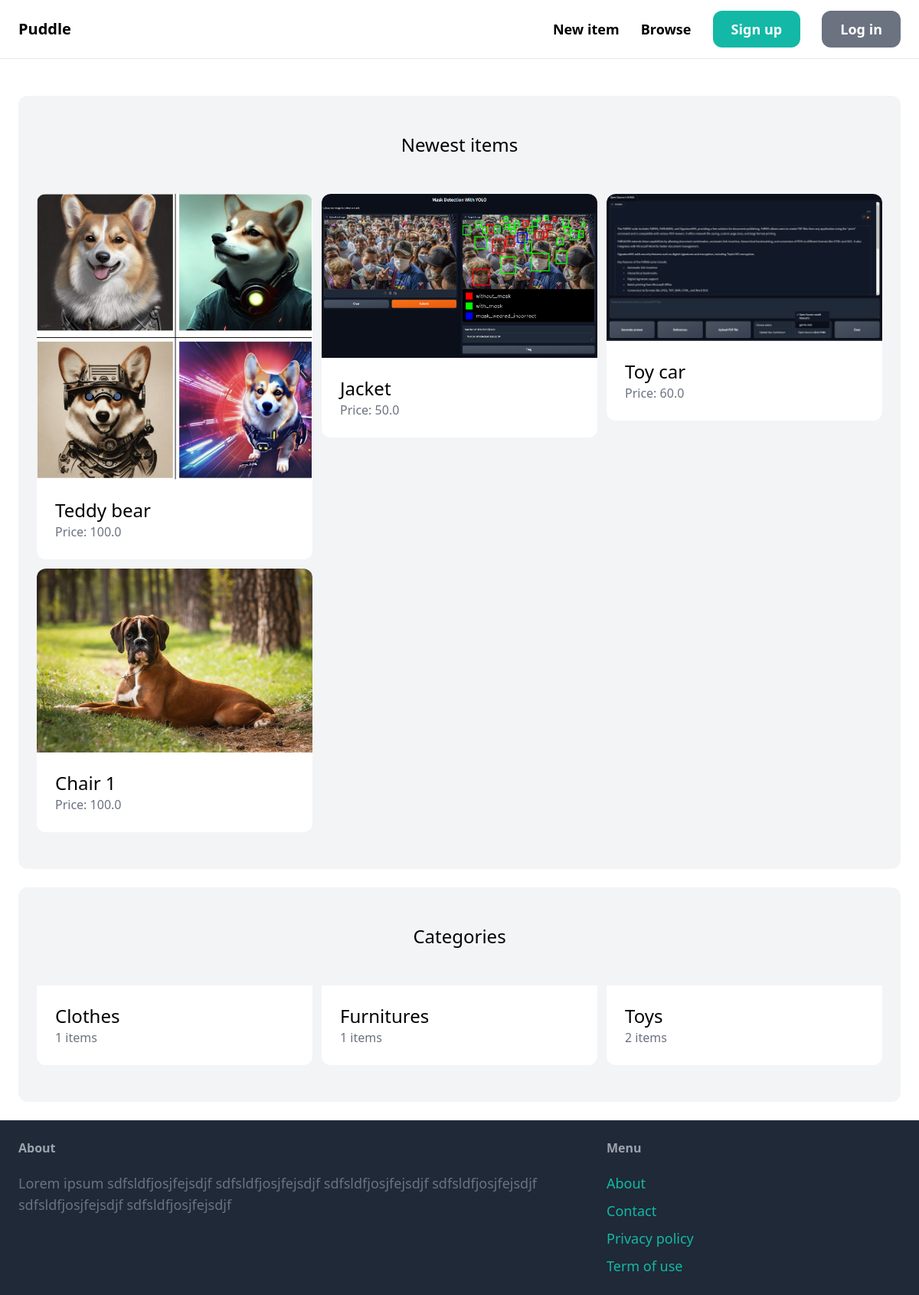
The page / on the database its author committed.
### item/models.py (models this page shows, shortened)
class Item(models.Model):
    category = models.ForeignKey(Category, related_name='items', on_delete=models.CASCADE)
    name = models.CharField(max_length=255)
    description = models.TextField(blank=True, null=True)
    price = models.FloatField()
    image = models.ImageField(upload_to='item_images', blank=True, null=True)
    is_sold = models.BooleanField(default=False)
    created_by = models.ForeignKey(User, related_name='items', on_delete=models.CASCADE)
    created_at = models.DateTimeField(auto_now_add=True)

class Category(models.Model):
    name = models.CharField(max_length=255)
    class Meta:
        ordering = ('name',)
        verbose_name_plural = 'Categories'

### core/views.py (the view)
# urls.py: path('', views.index, name='index'),
def index(request):
    items = Item.objects.filter(is_sold=False)[0:6]
    categories = Category.objects.all()
    return render(request, 'core/index.html', {
        'categories': categories,
        'items': items,
    })

### core/templates/core/index.html (shortened to what this page needs)
{% extends 'core/base.html' %}
{% block content %}
    <div class="mt-6 px-6 py-12 bg-gray-100 rounded-xl">
        <h2 class="mb-12 text-2xl text-center">Newest items</h2>
        <div class="grid grid-cols-3 gap-3">
            {% for item in items %}
                <div>
                    <a href="{% url 'item:detail' item.id %}">
                        <div>
                            <img src="{{ item.image.url }}" class="rounded-t-xl">
                        </div>
                        <div class="p-6 bg-white rounded-b-xl">
                            <h2 class="text-2xl">{{ item.name }}</h2>
                            <p class="text-gray-500">Price: {{ item.price }}</p>
                        </div>
                    </a>
                </div>
            {% endfor %}
        </div>
    </div>
    <div class="mt-6 px-6 py-12 bg-gray-100 rounded-xl">
        <h2 class="mb-12 text-2xl text-center">Categories</h2>
        <div class="grid grid-cols-3 gap-3">
            {% for category in categories %}
                <div>
                    <a href="#">
                        <div class="p-6 bg-white rounded-b-xl">
                            <h2 class="text-2xl">{{ category.name }}</h2>
                            <p class="text-gray-500">{{ category.items.count }} items</p>
                        </div>
                    </a>
                </div>
            {% endfor %}
        </div>
    </div>
{% endblock %}

### rows shown on the page
Item: image (picture), name "Teddy bear", price "100.0"
Item: image (picture), name "Jacket", price "50.0"
Item: image (picture), name "Toy car", price "60.0"
Item: image (picture), name "Chair 1", price "100.0"
Category: name "Clothes", items.count "1"
Category: name "Furnitures", items.count "1"
Category: name "Toys", items.count "2"
